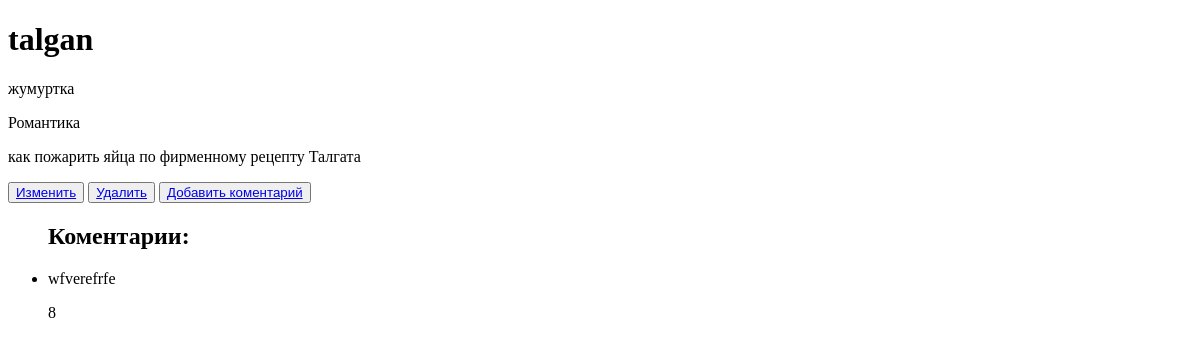
Before: /book_list/6 with the older database file.
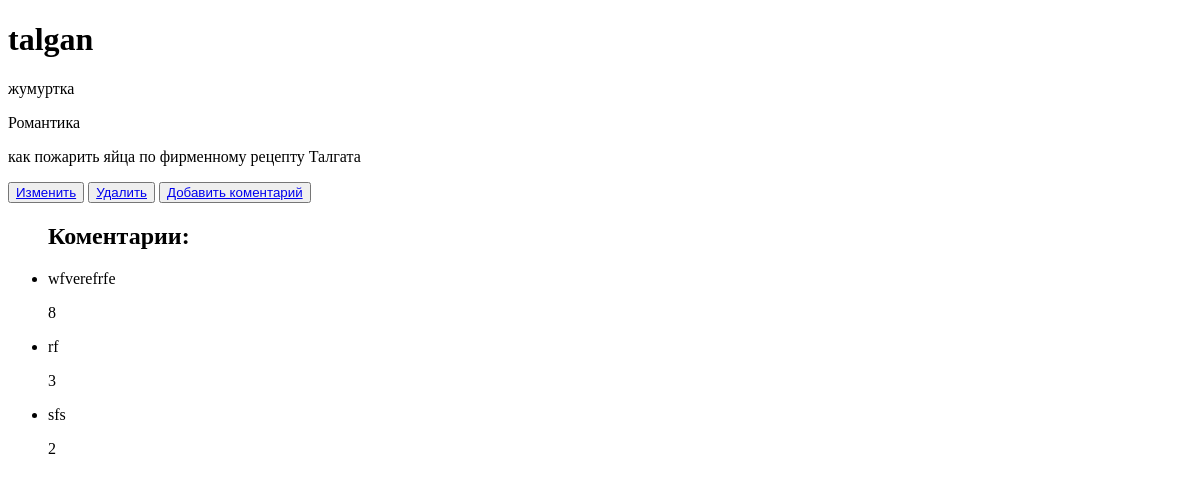
After: the same page with the newer database file.
### book_forum/models.py (models this page shows, shortened)
class ReviewBook(models.Model):
    name_correction = models.ForeignKey(Book_Forum, on_delete=models.CASCADE, related_name='comment')
    description = models.TextField()
    stars = models.PositiveIntegerField(validators=[MinValueValidator(1), MaxValueValidator(10)])

### book_forum/views.py (the view)
# urls.py: path('book_list/<int:id>', BookDetailView.as_view()),
class BookDetailView(generic.DetailView):
    template_name = 'crud/book_detail.html'
    context_object_name = 'book_id'
    model = Book_Forum
    def get_object(self, **kwargs):
        book_id = self.kwargs.get('id')
        return get_object_or_404(self.model, id=book_id)

### templates/crud/book_detail.html (shortened to what this page needs)
<!DOCTYPE html>
<html lang="en">
<head>
</head>
<body>
<h1>{{book_id.name}}</h1>
<p>{{book_id.book}}</p>
<p>{{book_id.genre}}</p>
<p>{{book_id.description}}</p>
<button><a href="/book_list/{{book_id.id}}/update/">Изменить</a></button>
<button><a href="/book_list/{{book_id.id}}/delete/">Удалить</a></button>
<button><a href="/create_comment/">Добавить коментарий</a></button>
<ul>
    <h2>Коментарии:</h2>
    {% for comment in book_id.comment.all %}
    <li>
        <p>{{ comment.description }}</p>
        <p>{{ comment.stars }}</p>
    </li>
    {% endfor %}
</ul>
</body>
</html>

Changed rows visible on the page:
added ReviewBook: description "rf", stars "3"
added ReviewBook: description "sfs", stars "2"
